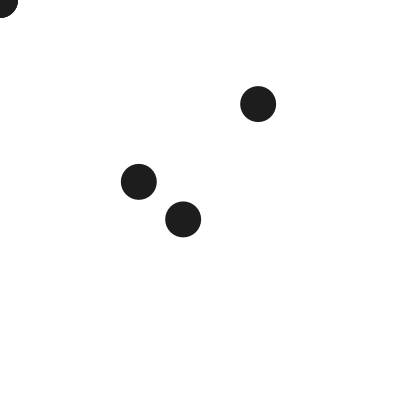
Frame 1 (no input)
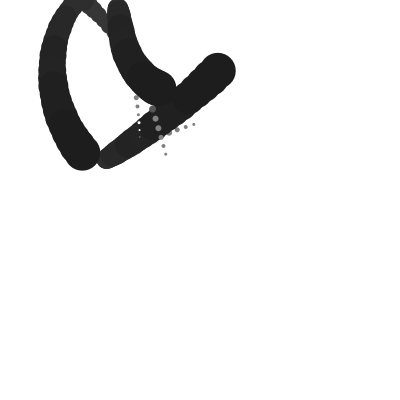
Frame 60 (the mouse pressed at the canvas centre just before this capture)
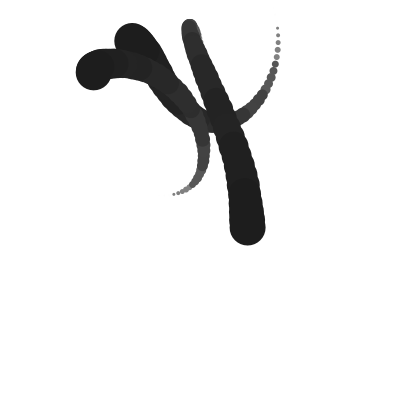
Frame 120 (the mouse held since frame 60 and released just before this capture)

The Processing sketch that drew these frames (run headless with seeded random() and noise(); from frame 60 on, the mouse is pressed at the canvas centre):

// Processing sketch: processing_125906
// ── processing_125906.pde

Mover [] movers = new Mover [3];

void setup() {
  size(400, 400);
  smooth();
  for (int i = 0; i < movers.length; i++) {
    movers[i] = new Mover();
  }
}

void draw() {
  background(255);
  for (int i = 0; i < movers.length; i++) {
    movers[i].update();
    movers[i].bounce();
    movers[i].display();
  }
}
class Mover {
  PVector location;
  PVector velocity;
  PVector acceleration;
  PVector target;
  PVector dir;
  float topspeed = 10;
  float xoff;
  float yoff;
  float [] xpos = new float [50];
  float [] ypos = new float [50];
  float xtime;
  float ytime;


  Mover() {
    location = new PVector(random(width), random(height));
    velocity = new PVector(0, 0);
    acceleration = new PVector(0, 0);
    xoff = random(100);
    yoff = random(100);
    xtime = random(0, 10);
    ytime = random(0, 100);
  }

  void update() {
    xoff+=0.01;
    yoff+=0.01;
    xtime+=0.01;
    ytime+=0.01;
    target = new PVector(noise(xoff)*width, noise(yoff)*height);
    dir = PVector.sub(target, location);
    dir.normalize();
    dir.mult(0.5);
    acceleration = dir;
    velocity.add(acceleration);
    velocity.limit(topspeed);
    location.add(velocity);
  }

  void display() {
    for (int i = 0; i < xpos.length-1; i++) {
      xpos[i] = xpos[i+1]; 
      ypos[i] = ypos[i+1];
    }
    xpos[xpos.length-1] = location.x;
    ypos[ypos.length-1] = location.y;
    for (int i = 0; i < xpos.length; i++) {
      smooth();
      fill((250 + i)/(1 + i/5));
      noStroke();
      ellipse(xpos[i], ypos[i], i*3/4, i*3/4);
    }
  }



  void bounce() {
    if (location.x > width || location.x < 0) {
      velocity.x *= -1;
      acceleration.x *= -1;
    } 
    if (location.y > height || location.y < 0) {
      velocity.y *= -1;
      acceleration.y *=-1;
    }
  }
}
